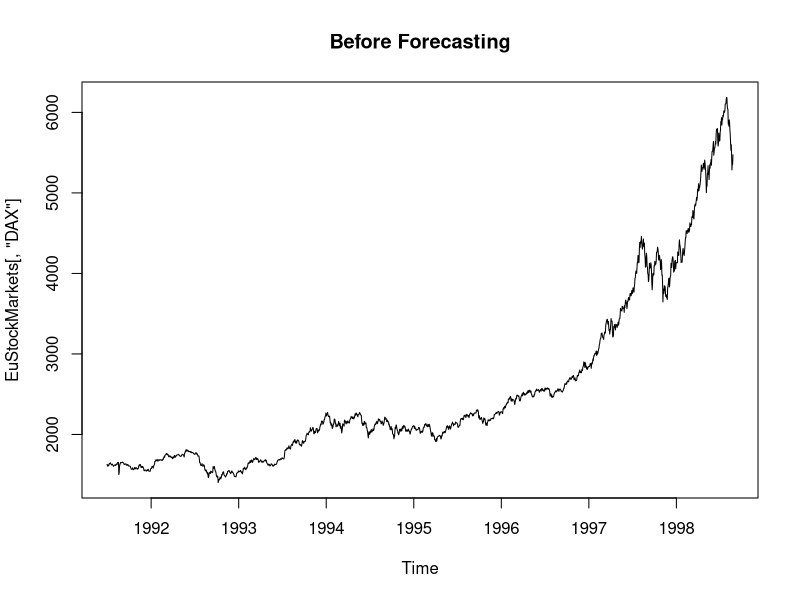
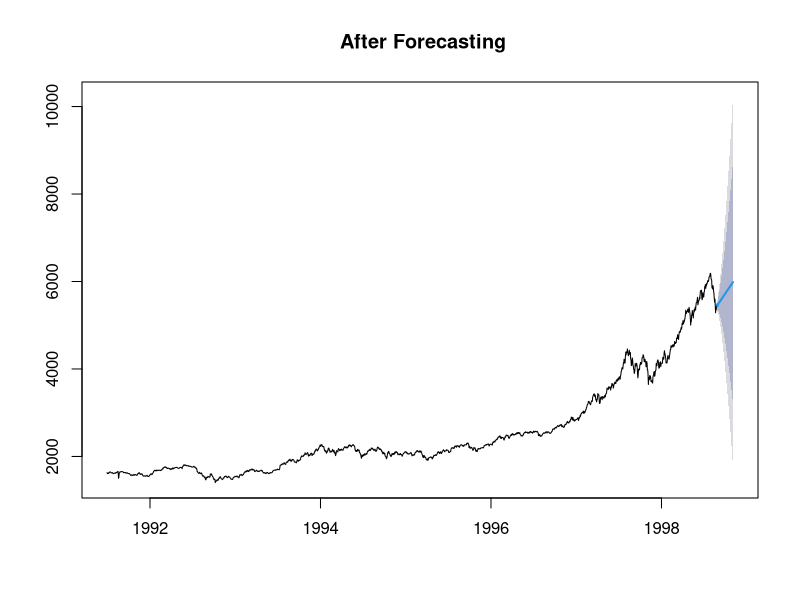
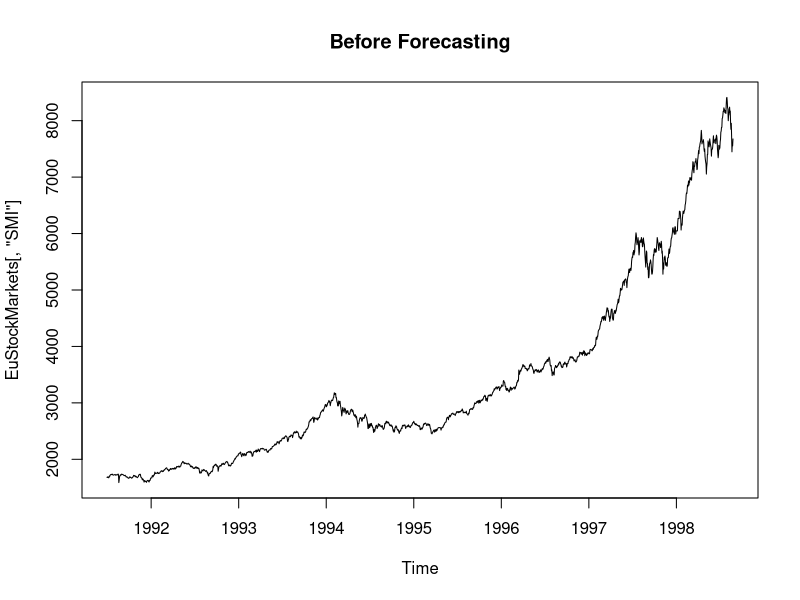
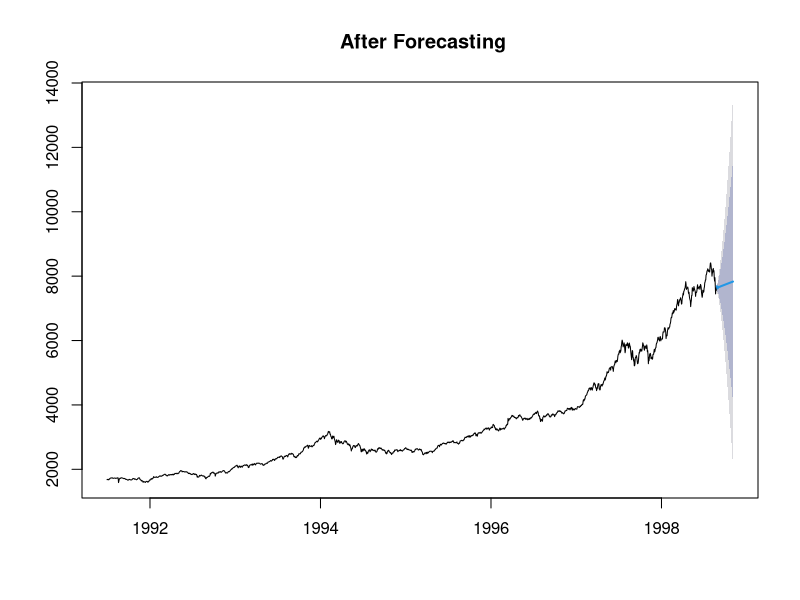

Source code (R) for these figures, in order:
library(forecast)

View(EuStockMarkets)

plot(EuStockMarkets[,"DAX"], main = "Before Forecasting")

fit <- auto.arima(EuStockMarkets[,"DAX"])

forecasting <- forecast(fit, 50)
print(forecasting)
plot(forecasting, main = " After Forecasting")

library(forecast)

View(EuStockMarkets)

plot(EuStockMarkets[,"SMI"], main = "Before Forecasting")

fit <- auto.arima(EuStockMarkets[,"SMI"])

forecasting <- forecast(fit, 50)
print(forecasting)
plot(forecasting, main = " After Forecasting")
